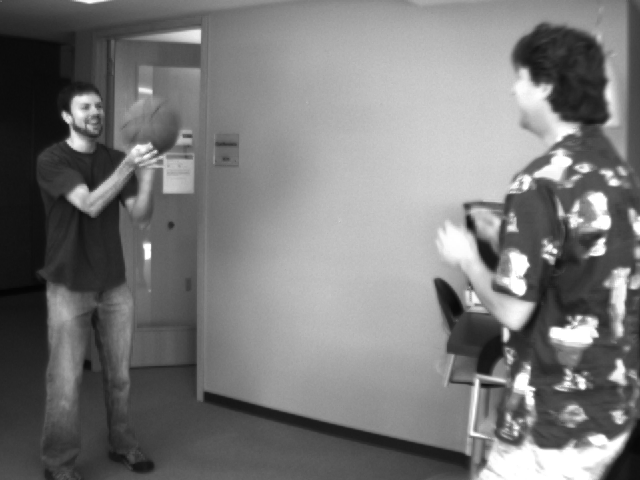
#> input picture cs410-prog2/frame1_a.png, 640 x 480 px
$ python main.py
#> lines starting #> are read from the running program, lines starting #| are printed output that depends on the picture; after the words box and inside, x2 and y2 are one past the last pixel; in counts of white or black regions, pixels touching at a corner belong together
import cv2
import numpy as np


FRAME1A = "frame1_a.png"
FRAME1B = "frame1_b.png"
FRAME2A = "frame2_a.png"
FRAME2B = "frame2_b.png"
DOG_GX = np.array([[1,0,-1],[2,0,-2],[1,0,-1]])
DOG_GY = np.array([[1,2,1],[0,0,0],[-1,-2,-1]])


def main():
   perform_optical_flow(FRAME1A, FRAME1B)
   perform_optical_flow(FRAME2A, FRAME2B)


def perform_optical_flow(file1, file2):
   """
   wrapper function to to load two images from files, calculate optical flow
   between them, then display visual representation of the optical flow.
   """
   frame1 = load_image(file1)
#> in load_image, img is the input picture: shape (480, 640); min 4, max 255, mean 120.3
   frame2 = load_image(file2)
#> call 2 of load_image, with filename = 'frame1_b.png'
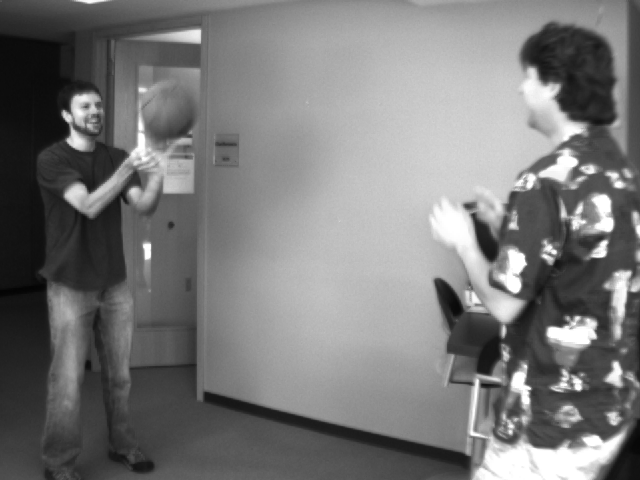
#> input picture cs410-prog2/frame1_b.png, 640 x 480 px
#> in load_image, img is the input picture: shape (480, 640); min 4, max 255, mean 119.9
   Vx, Vy = calc_flow(frame1, frame2)
   display_flow(Vx, Vy, title=f"{file1} to {file2}")
   overlay_flow(Vx, Vy, frame1, title=f"{file1} to {file2}")


def calc_gradients(img):
   """
   pads image with zero padding of width one, then convolves image with
   derivative of Gaussian filters gx and gy.  returns the result as
   Ix and Iy matrices.
   """
   gx = cv2.filter2D(img, -1, DOG_GX, borderType=cv2.BORDER_CONSTANT)
   gy = cv2.filter2D(img, -1, DOG_GY, borderType=cv2.BORDER_CONSTANT)
   return gx, gy


def calc_flow(frame1, frame2):
   """
   function to calculate optical flow values between two image frames.
   frame1 and frame2 should be the same dimensions.
   calculates Ix, Iy, and It for all pixels then solves for Vx and Vy of
   each pixel using the window of 9 surrounding pixels.  Returns Vx and Vy
   (same shape as original image) as matrices of the optical flow for the pixels in the image.
   """
   frame1 = frame1.astype(np.float64)
   frame2 = frame2.astype(np.float64)
   h, w = frame1.shape
#> h = 480; w = 640

   #calculate Ix, Iy, It for all pixels
   It = frame2 - frame1
   Ix, Iy = calc_gradients(frame1)
   It = pad_image(It, pad_width=1)
   Ix = pad_image(Ix, pad_width=1)
   Iy = pad_image(Iy, pad_width=1)

   Vx = np.zeros((h, w), dtype=np.float64)
   Vy = np.zeros((h, w), dtype=np.float64)

   for row in range(h):
      for column in range(w):
         #windows of surrounding 9 pixels for Ix, Iy, It
         Ix_win = Ix[row:row+3, column:column+3].flatten()
         Iy_win = Iy[row:row+3, column:column+3].flatten()
         It_win = It[row:row+3, column:column+3].flatten()

         #create matrix A using the Ix and Iy vectors (9x2)
         A = np.stack((Ix_win, Iy_win), axis=1)
         b = -It_win

         #matrix multiplications
         ATA = A.T @ A
         ATb = A.T @ b

         #avoid division by zero
         if np.linalg.det(ATA) >= 1e-2:
            v = np.linalg.inv(ATA) @ ATb
            Vx[row, column] = v[0]
            Vy[row, column] = v[1]
         else:
            Vx[row, column] = 0
            Vy[row, column] = 0

   return Vx, Vy


def pad_image(img, pad_width):
   """
   applies zero-padding of pad_width width to img
   """
   img_padded = np.pad(img, pad_width, mode='constant', constant_values=0)
   return img_padded


def load_image(filename):
   """
   loads image as grayscale from file
   """
   img = cv2.imread(filename, cv2.IMREAD_GRAYSCALE)
   return img


def display_flow(Vx, Vy, title="flow"):
   """
   visualizes Vx, Vy, and flow magnitude, saves results to files
   """
#> called with title = 'frame1_a.png to frame1_b.png'
   magnitude = np.sqrt(Vx ** 2 + Vy ** 2)

   #normalize results to 0–255
   Vx_vis = cv2.normalize(Vx, None, 0, 255, cv2.NORM_MINMAX).astype(np.uint8)
   Vy_vis = cv2.normalize(Vy, None, 0, 255, cv2.NORM_MINMAX).astype(np.uint8)
   mag_vis = cv2.normalize(magnitude, None, 0, 255, cv2.NORM_MINMAX).astype(np.uint8)

   #display results
   cv2.imshow("Vx (Horizontal Flow)", Vx_vis)
   cv2.imshow("Vy (Vertical Flow)", Vy_vis)
   cv2.imshow("Magnitude of Flow", mag_vis)
   cv2.waitKey(0)
   cv2.destroyAllWindows()

   #save results
   cv2.imwrite(f"{title}_vx.jpg", Vx_vis)
   cv2.imwrite(f"{title}_vy.jpg", Vy_vis)
   cv2.imwrite(f"{title}_magnitude.jpg", mag_vis)


def overlay_flow(Vx, Vy, img, title, alpha=0.6):
   """
   Superimposes color-coded optical flow vectors onto the grayscale image.
   - Hue encodes direction.
   - Brightness encodes magnitude.
   - Alpha controls blending ratio.
   """
#> called with title = 'frame1_a.png to frame1_b.png', alpha = 0.6

   #ensure float for flow
   Vx = Vx.astype(np.float64)
   Vy = Vy.astype(np.float64)

   #convert grayscale image to BGR
   gray_bgr = cv2.cvtColor(img, cv2.COLOR_GRAY2BGR)

   #compute magnitude and angle
   mag, ang = cv2.cartToPolar(Vx, Vy, angleInDegrees=True)

   #create image
   hsv = np.zeros_like(gray_bgr, dtype=np.uint8)
   hsv[..., 0] = (ang / 2).astype(np.uint8)       #hue: 0–180
   hsv[..., 1] = 255                              #saturation
   hsv[..., 2] = cv2.normalize(mag, None, 0, 255, cv2.NORM_MINMAX).astype(np.uint8)  #value
#> hsv: shape (480, 640, 3); mean of channels 0, 1, 2 87.8, 255, 0.2

   #convert HSV to BGR
   flow_bgr = cv2.cvtColor(hsv, cv2.COLOR_HSV2BGR)

   #blend original and flow images
   overlay = cv2.addWeighted(gray_bgr, 1 - alpha, flow_bgr, alpha, 0)

   #display result
   cv2.imshow("Flow Superimposed on Image", overlay)
   cv2.waitKey(0)
   cv2.destroyAllWindows()

   #save result
   cv2.imwrite(f"{title}_flow_overlay.jpg", overlay)
   arrows_img = draw_dense_arrows(img, Vx, Vy)
   cv2.imwrite(f"{title}_arrows.jpg", arrows_img)


def draw_dense_arrows(frame, flow_u, flow_v, step=10):
   """
   Draws dense arrows over an image using Vx (flow_u) and Vy (flow_v).
   `step` controls the sampling rate to avoid cluttering the image.
   """
#> called with step = 10
   h, w = frame.shape
#> h = 480; w = 640
   color_img = cv2.cvtColor(frame, cv2.COLOR_GRAY2BGR)

   green = (0, 255, 0)

   for y in range(0, h, step):
      for x in range(0, w, step):
         fx = flow_u[y, x]
         fy = flow_v[y, x]

         #start and end point of the arrow
         end_x = int(x + fx)
         end_y = int(y + fy)

         cv2.arrowedLine(color_img, (x, y), (end_x, end_y), green, 1, tipLength=0.3)
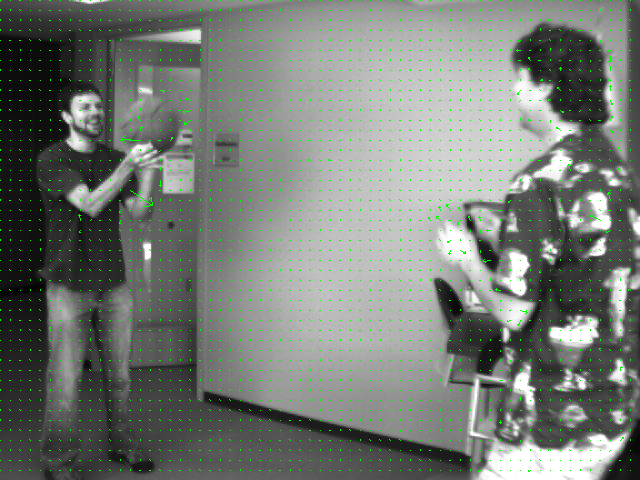
#> color_img: shape (480, 640, 3); 1.88% of pixels changed, all inside (x1, y1, x2, y2) = (0, 0, 632, 472)

   return color_img


if __name__ == "__main__":
   main()
#> call 3 of load_image, with filename = 'frame2_a.png'
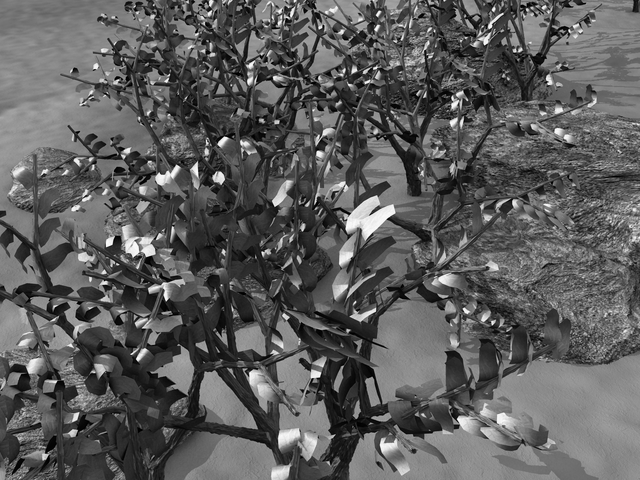
#> input picture cs410-prog2/frame2_a.png, 640 x 480 px
#> in load_image, img is the input picture: shape (480, 640); min 0, max 253, mean 92.3
#> call 4 of load_image, with filename = 'frame2_b.png'
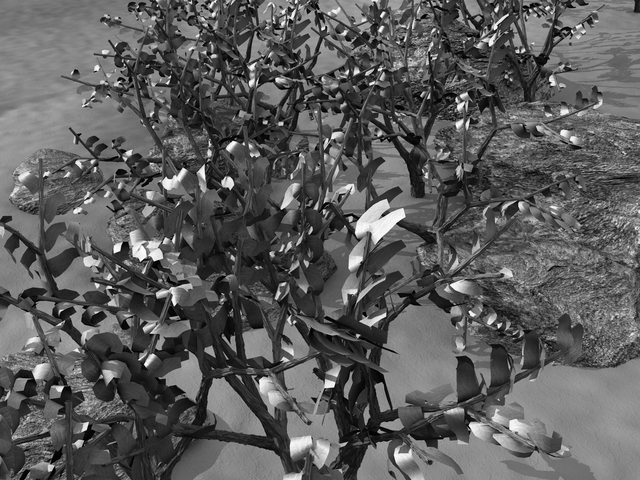
#> input picture cs410-prog2/frame2_b.png, 640 x 480 px
#> in load_image, img is the input picture: shape (480, 640); min 0, max 253, mean 92
#> after the loop in calc_flow (call 2), `for row in range(h):`:
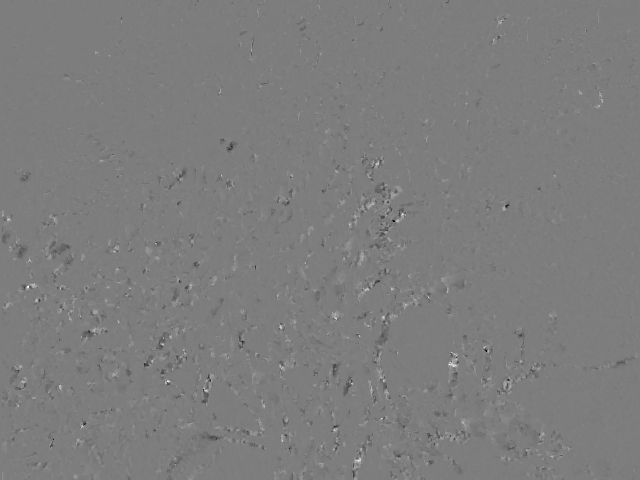
#> Vx: shape (480, 640) float64; min -23.51, max 24.16, mean -0.1; drawn with min black and max white
#> call 2 of overlay_flow, with title = 'frame2_a.png to frame2_b.png', alpha = 0.6
#> in overlay_flow (call 2), `overlay = cv2.addWeighted(gray_bgr, 1 - alpha, flow_bgr, alpha, 0)`:
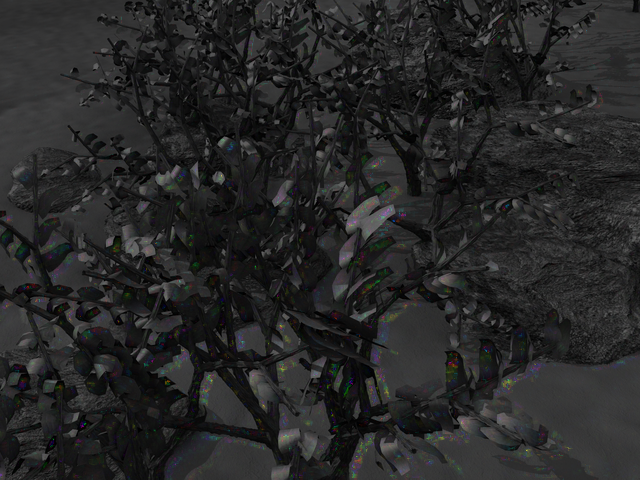
#> overlay: shape (480, 640, 3); mean B, G, R 38.6, 38.5, 38.4
#> call 2 of draw_dense_arrows, with step = 10
#> after the loop in draw_dense_arrows (call 2), `for y in range(0, h, step):`:
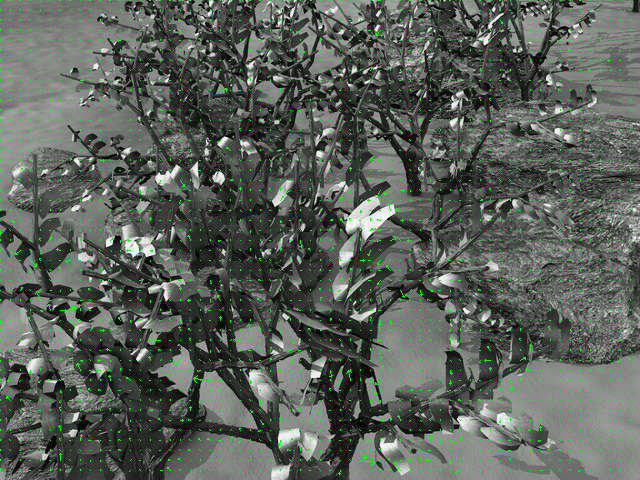
#> color_img: shape (480, 640, 3); 2.29% of pixels changed, all inside (x1, y1, x2, y2) = (0, 0, 631, 475)
